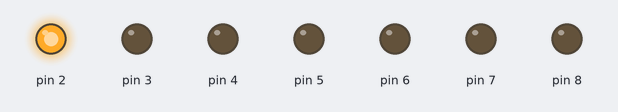
A sketch run on a simulated Arduino Uno, built with avr-gcc and run on an emulated ATmega328P. Shown: output pins drawn as LEDs (lit = HIGH).

Above: at 0.1 s.
At 0.7 s:
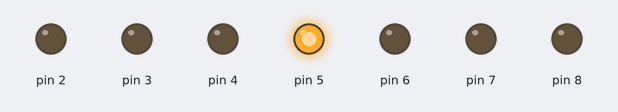
At 1.3 s:
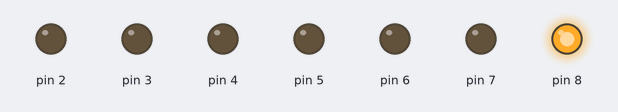
At 2.7 s:
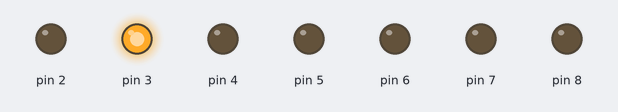
At 3.9 s:
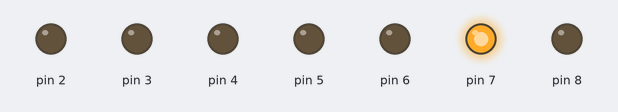
At 5.3 s:
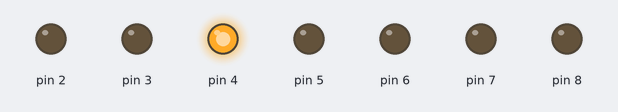
Timing chart, 0 to 5.6 s (numbered marks = the images above):
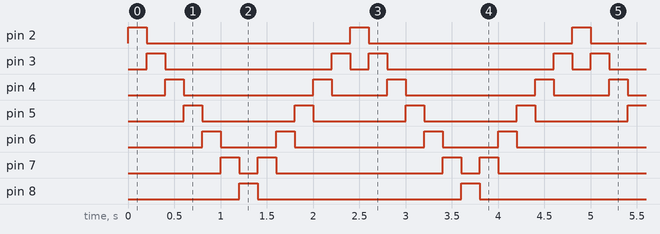

The sketch:

LAB1-2.ino
```cpp
int i;
int incomingByte = 0;
void setup()
{
    Serial.begin(9600);
    for (i = 2; i <= 8; i++)
    {
        pinMode(i, OUTPUT);
    }
}

void loop()
{
    for (i = 2; i <= 8; i++)
    {
        digitalWrite(i, HIGH);
        delay(200);
        digitalWrite(i, LOW);
    }
    for (i = 7; i >= 3; i--)
    {
        digitalWrite(i, HIGH);
        delay(200);
        digitalWrite(i, LOW);
    }
}
```

Measured:
- by itself, pin 2, pin 8: alternates HIGH for 0.20 s and LOW for 2.2 s
- by itself, pin 3: repeats every 2.4 s: LOW 1.8 s, HIGH 0.20 s, LOW 0.20 s, HIGH 0.20 s
- by itself, pin 4: repeats every 2.4 s: LOW 1.4 s, HIGH 0.20 s, LOW 0.60 s, HIGH 0.20 s
- by itself, pin 5: alternates HIGH for 0.20 s and LOW for 1.0 s
- by itself, pin 6: repeats every 2.4 s: LOW 0.60 s, HIGH 0.20 s, LOW 1.4 s, HIGH 0.20 s
- by itself, pin 7: repeats every 2.4 s: LOW 0.20 s, HIGH 0.20 s, LOW 1.8 s, HIGH 0.20 s
